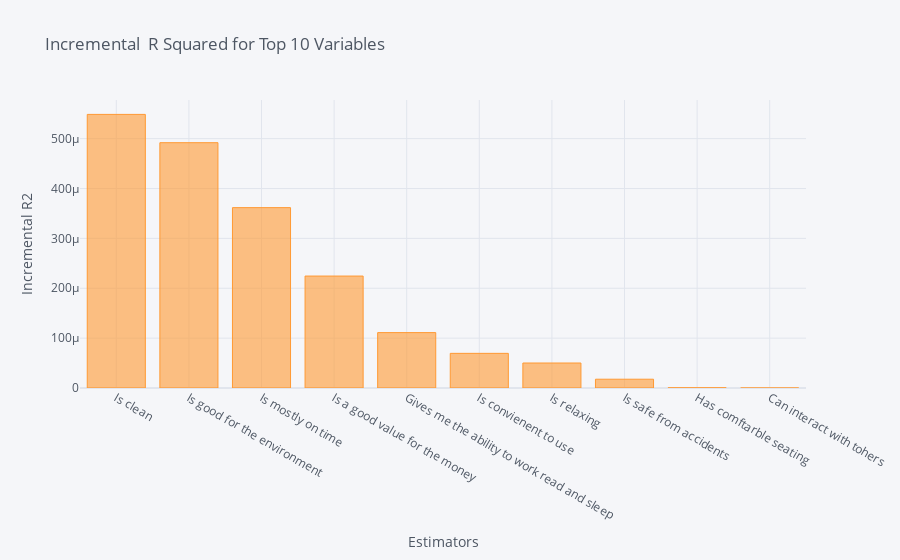
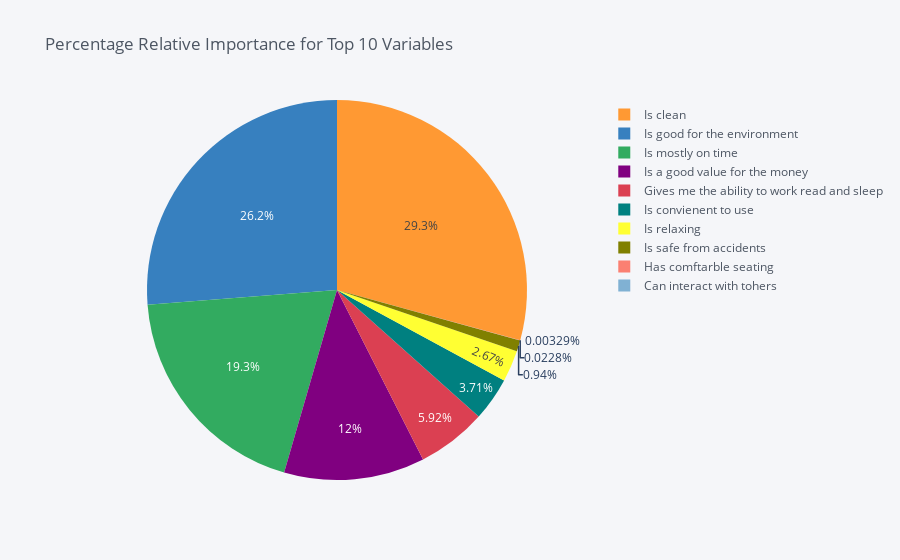

Notebook code for these charts, in order:
### Markdown cell above
### Plot Incremental Pseudo R-Squared for Cars

### Code cell
dominance_regression_car.plot_incremental_rsquare()

### Figure 1 — Plotly figure (JSON) as saved in the notebook; plotly's stock layout.template omitted (floating-point values rounded to 4 significant figures)
{"data": [{"marker": {"color": "rgba(255, 153, 51, 0.6)", "line": {"color": "rgba(255, 153, 51, 1.0)", "width": 1}}, "name": "incremental_r2", "orientation": "v", "text": "", "type": "bar", "x": ["Is clean", "Is good for the environment", "Is mostly on time", "Is a good value for the money", "Gives me the ability to work read and sleep", "Is convienent to use", "Is relaxing", "Is safe from accidents", "Has comftarble seating", "Can interact with tohers"], "y": [0.0005487, 0.0004919, 0.0003617, 0.0002245, 0.0001111, 6.949e-05, 5.014e-05, 1.763e-05, 4.28e-07, 6.161e-08]}], "layout": {"legend": {"bgcolor": "#F5F6F9", "font": {"color": "#4D5663"}}, "paper_bgcolor": "#F5F6F9", "plot_bgcolor": "#F5F6F9", "title": {"font": {"color": "#4D5663"}, "text": "Incremental  R Squared for Top 10 Variables "}, "xaxis": {"gridcolor": "#E1E5ED", "showgrid": true, "tickfont": {"color": "#4D5663"}, "title": {"font": {"color": "#4D5663"}, "text": "Estimators"}, "zerolinecolor": "#E1E5ED"}, "yaxis": {"gridcolor": "#E1E5ED", "showgrid": true, "tickfont": {"color": "#4D5663"}, "title": {"font": {"color": "#4D5663"}, "text": "Incremental R2"}, "zerolinecolor": "#E1E5ED"}}}

### Figure 2 — Plotly figure (JSON) as saved in the notebook; plotly's stock layout.template omitted (floating-point values rounded to 4 significant figures)
{"data": [{"labels": ["Is clean", "Is good for the environment", "Is mostly on time", "Is a good value for the money", "Gives me the ability to work read and sleep", "Is convienent to use", "Is relaxing", "Is safe from accidents", "Has comftarble seating", "Can interact with tohers"], "marker": {"colors": ["rgba(255, 153, 51, 1.0)", "rgba(55, 128, 191, 1.0)", "rgba(50, 171, 96, 1.0)", "rgba(128, 0, 128, 1.0)", "rgba(219, 64, 82, 1.0)", "rgba(0, 128, 128, 1.0)", "rgba(255, 255, 51, 1.0)", "rgba(128, 128, 0, 1.0)", "rgba(251, 128, 114, 1.0)", "rgba(128, 177, 211, 1.0)"]}, "name": "", "type": "pie", "values": [29.25, 26.23, 19.28, 11.97, 5.922, 3.705, 2.673, 0.94, 0.02282, 0.003285]}], "layout": {"legend": {"bgcolor": "#F5F6F9", "font": {"color": "#4D5663"}}, "paper_bgcolor": "#F5F6F9", "plot_bgcolor": "#F5F6F9", "title": {"font": {"color": "#4D5663"}, "text": "Percentage Relative Importance for Top 10 Variables "}}}
